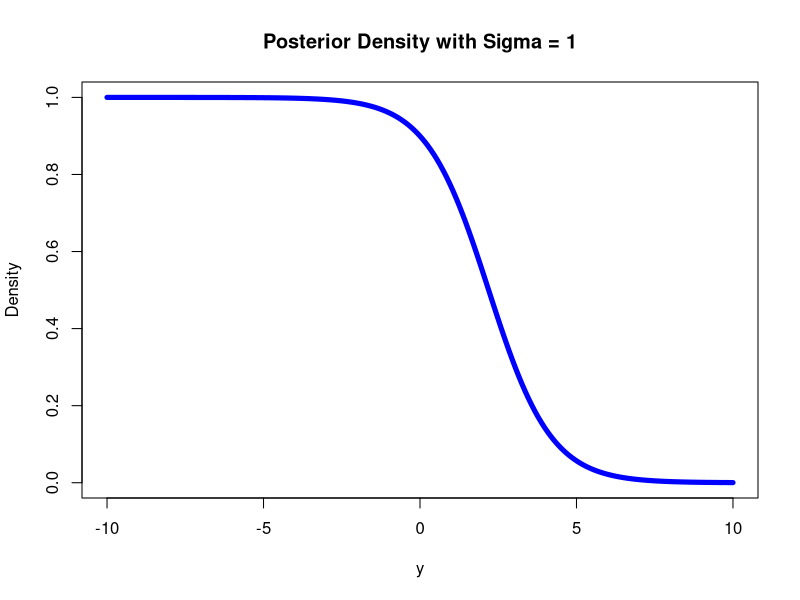
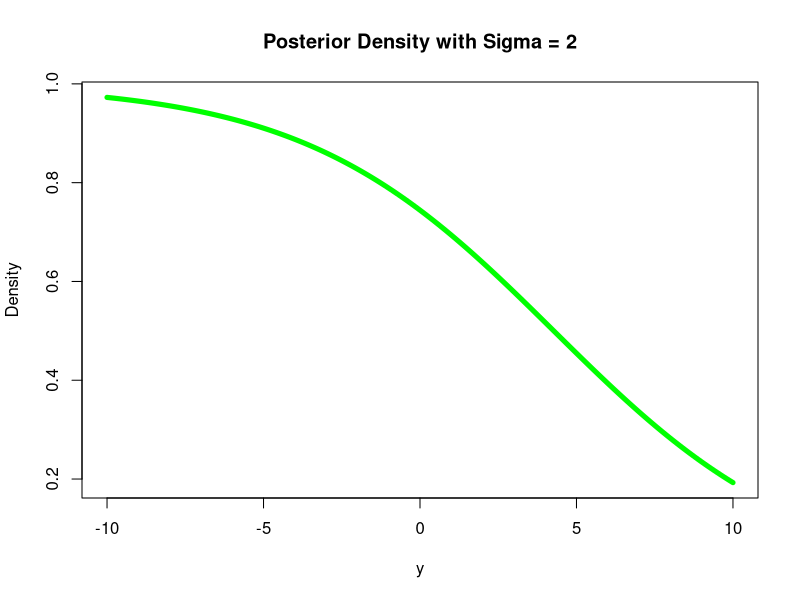
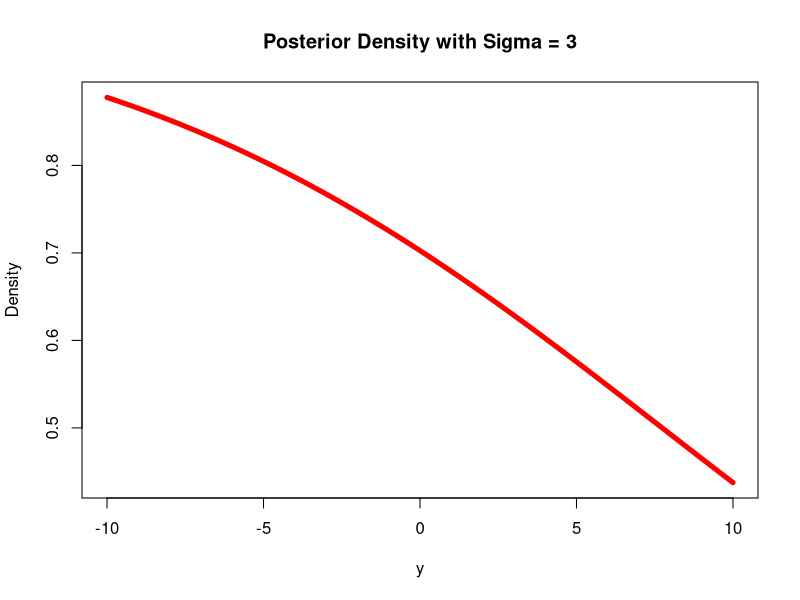
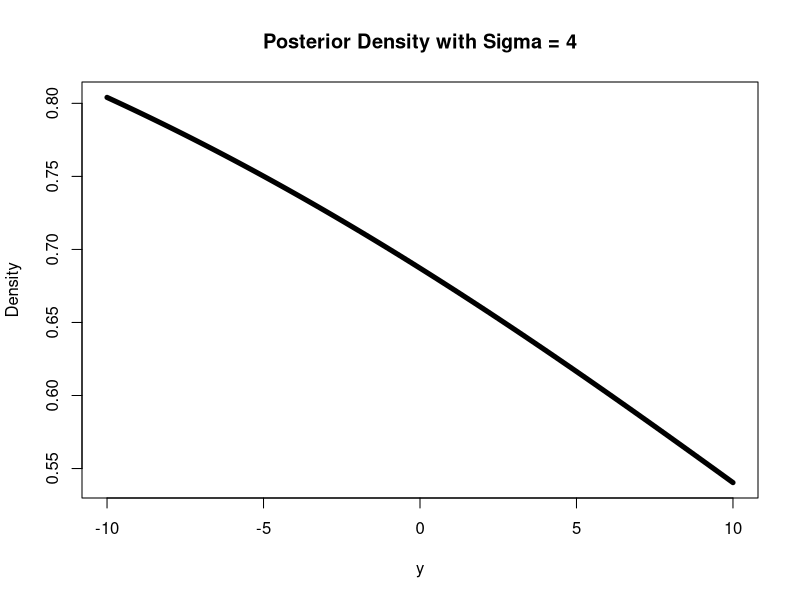
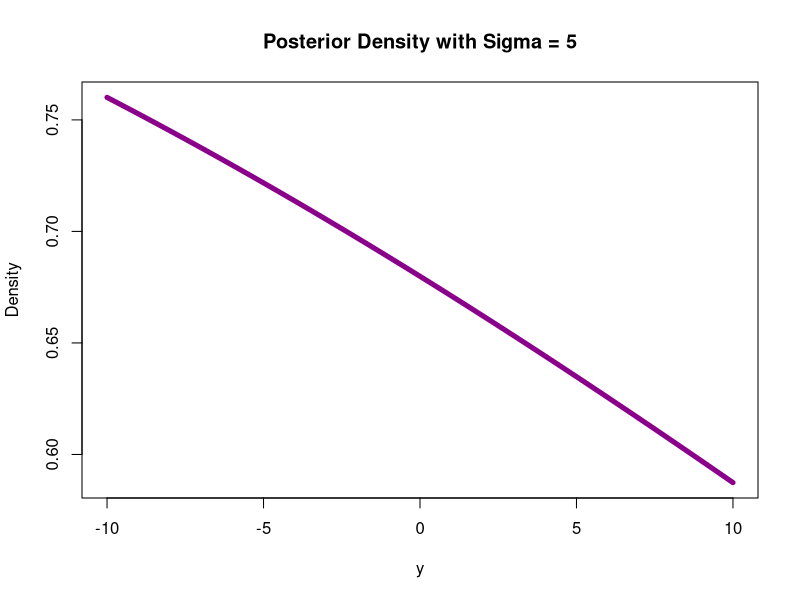
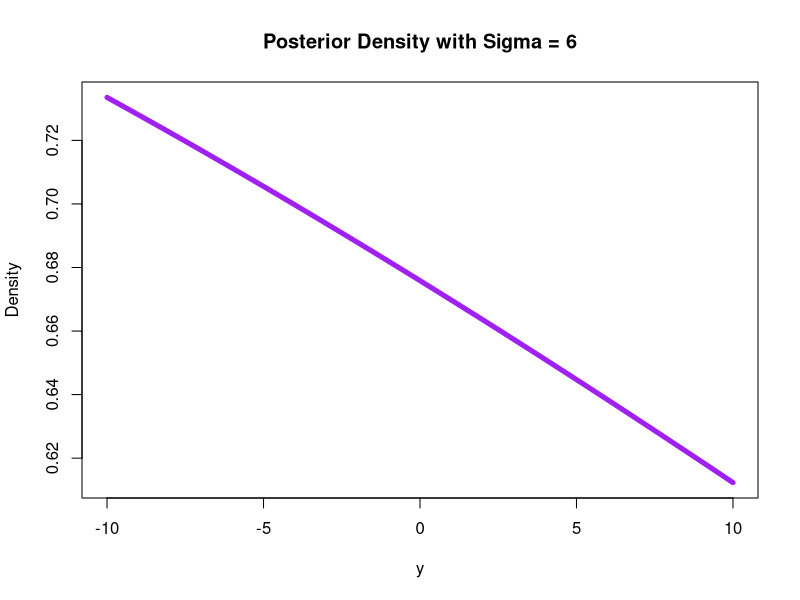
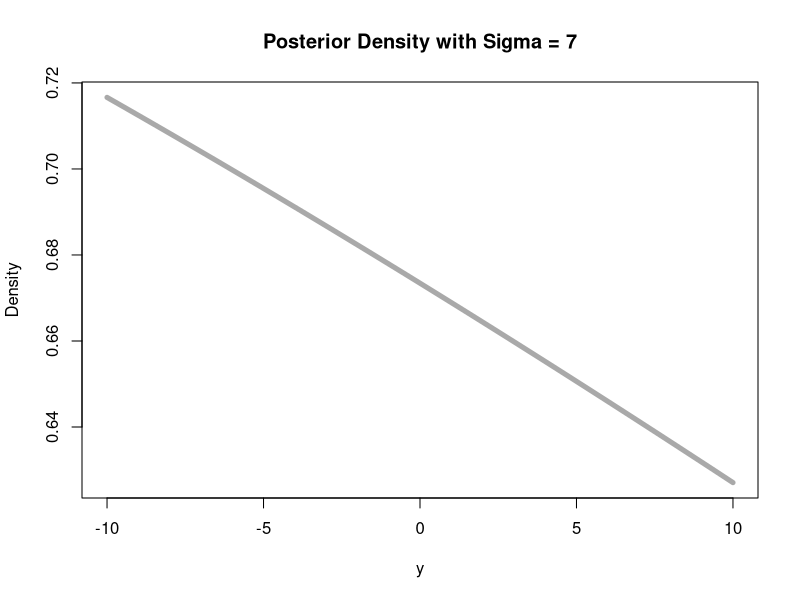
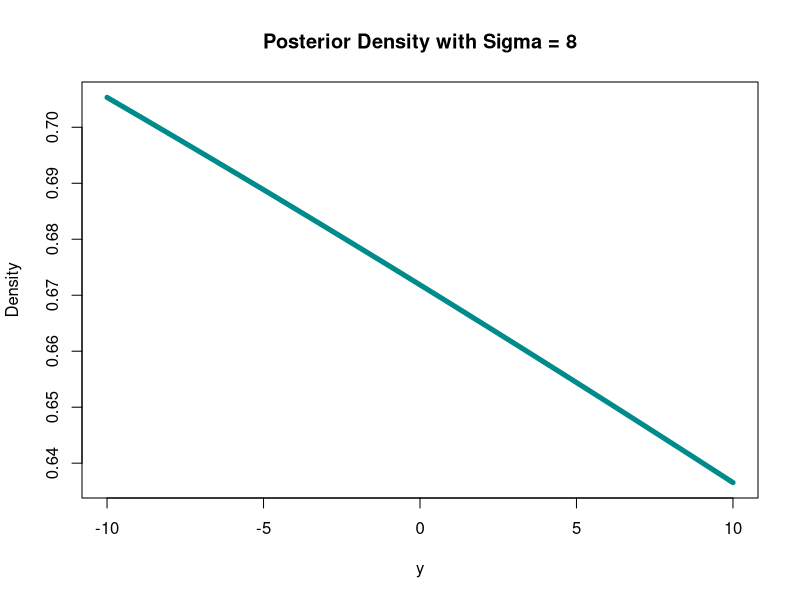

These charts were generated, in order, by the following R code:
#Set domain
domain <- seq(-10,10,length.out = 200)

#Plots
data1 <- 0.5*(dnorm(domain, 1,1))/(0.5*(dnorm(domain,1,1) + 0.5*dnorm(domain,2,1)))
plot(domain, data1, type="l", col="blue", lwd=5, xlab="y", ylab = "Density",
     main="Posterior Density with Sigma = 1")

data2 <- 0.5*(dnorm(domain, 1,2))/(0.5*(dnorm(domain,1,2) + 0.5*dnorm(domain,2,2)))
plot(domain, data2, type="l", col="green", lwd=5, xlab="y", ylab = "Density", 
     main="Posterior Density with Sigma = 2")

data3 <- 0.5*(dnorm(domain, 1,3))/(0.5*(dnorm(domain,1,3) + 0.5*dnorm(domain,2,3)))
plot(domain, data3, type="l", col="red", lwd=5, xlab="y", ylab = "Density",
     main="Posterior Density with Sigma = 3")

data4 <- 0.5*(dnorm(domain, 1,4))/(0.5*(dnorm(domain,1,4) + 0.5*dnorm(domain,2,4)))
plot(domain, data4, type="l", col="black", lwd=5, xlab="y", ylab = "Density",
     main="Posterior Density with Sigma = 4")

data5 <- 0.5*(dnorm(domain, 1,5))/(0.5*(dnorm(domain,1,5) + 0.5*dnorm(domain,2,5)))
plot(domain, data5, type="l", col="darkmagenta", lwd=5, xlab="y", ylab = "Density",
     main="Posterior Density with Sigma = 5")

data6 <- 0.5*(dnorm(domain, 1,6))/(0.5*(dnorm(domain,1,6) + 0.5*dnorm(domain,2,6)))
plot(domain, data6, type="l", col="purple", lwd=5, xlab="y", ylab = "Density",
     main="Posterior Density with Sigma = 6")

data7 <- 0.5*(dnorm(domain, 1,7))/(0.5*(dnorm(domain,1,7) + 0.5*dnorm(domain,2,7)))
plot(domain, data7, type="l", col="darkgray", lwd=5, xlab="y", ylab = "Density",
     main="Posterior Density with Sigma = 7")

data8 <- 0.5*(dnorm(domain, 1,8))/(0.5*(dnorm(domain,1,8) + 0.5*dnorm(domain,2,8)))
plot(domain, data8, type="l", col="cyan4", lwd=5, xlab="y", ylab = "Density",
     main="Posterior Density with Sigma = 8")

data9 <- 0.5*(dnorm(domain, 1,9))/(0.5*(dnorm(domain,1,9) + 0.5*dnorm(domain,2,9)))
plot(domain, data9, type="l", col="darkred", lwd=5, xlab="y", ylab = "Density",
     main="Posterior Density with Sigma = 9")

data10 <- 0.5*(dnorm(domain, 1,10))/(0.5*(dnorm(domain,1,10) + 0.5*dnorm(domain,2,10)))
plot(domain, data10, type="l", col="darkgreen", lwd=5, xlab="y", ylab = "Density",
     main="Posterior Density with Sigma = 10")

